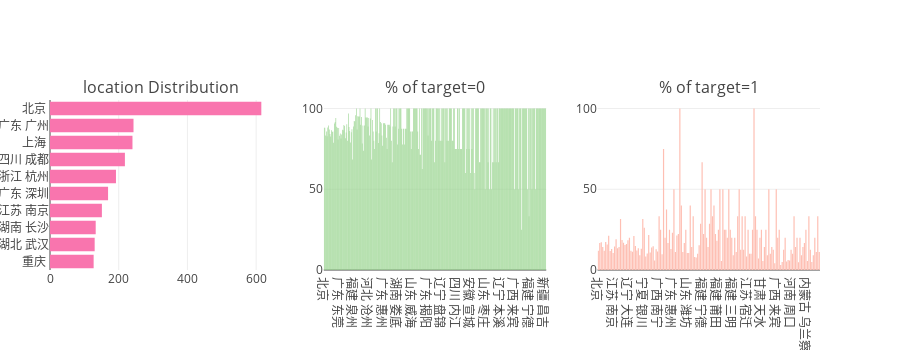

Here is the notebook cell this chart was saved with:
### Code cell
utils.catAndTrgt(jlr_df, 'location',10)

### Figure 1 — Plotly figure (JSON) as saved in the notebook; plotly's stock layout.template omitted (floating-point values rounded to 4 significant figures; data arrays with more than 128 entries replaced by an {"elided": "..."} marker saying what was removed)
{"data": [{"marker": {"color": "#f975ae"}, "orientation": "h", "type": "bar", "uid": "4a11c228-ac73-11e8-bf33-6c40089fb510", "x": [127, 130, 133, 151, 169, 192, 218, 240, 243, 615], "xaxis": "x", "y": ["重庆 ", "湖北 武汉", "湖南 长沙", "江苏 南京", "广东 深圳", "浙江 杭州", "四川 成都", "上海 ", "广东 广州", "北京 "], "yaxis": "y"}, {"hoverinfo": "all", "marker": {"color": "#96D38C"}, "name": "Target : 0", "type": "bar", "uid": "4a133f5e-ac73-11e8-b014-6c40089fb510", "x": {"elided": "304 str values"}, "xaxis": "x2", "y": {"elided": "304 float values"}, "yaxis": "y2"}, {"hoverinfo": "all", "marker": {"color": "#FEBFB3"}, "name": "Target : 1", "type": "bar", "uid": "4a14cfc2-ac73-11e8-8e96-6c40089fb510", "x": {"elided": "150 str values"}, "xaxis": "x3", "y": {"elided": "150 float values"}, "yaxis": "y3"}], "layout": {"annotations": [{"font": {"size": 16}, "showarrow": false, "text": "location Distribution", "x": 0.1444, "xanchor": "center", "xref": "paper", "y": 1, "yanchor": "bottom", "yref": "paper"}, {"font": {"size": 16}, "showarrow": false, "text": "% of target=0", "x": 0.5, "xanchor": "center", "xref": "paper", "y": 1, "yanchor": "bottom", "yref": "paper"}, {"font": {"size": 16}, "showarrow": false, "text": "% of target=1", "x": 0.8556, "xanchor": "center", "xref": "paper", "y": 1, "yanchor": "bottom", "yref": "paper"}], "height": 350, "margin": {"l": 50}, "showlegend": false, "xaxis": {"anchor": "y", "domain": [0, 0.2889]}, "xaxis2": {"anchor": "y2", "domain": [0.3556, 0.6444]}, "xaxis3": {"anchor": "y3", "domain": [0.7111, 1]}, "yaxis": {"anchor": "x", "domain": [0, 1]}, "yaxis2": {"anchor": "x2", "domain": [0, 1]}, "yaxis3": {"anchor": "x3", "domain": [0, 1]}}}
